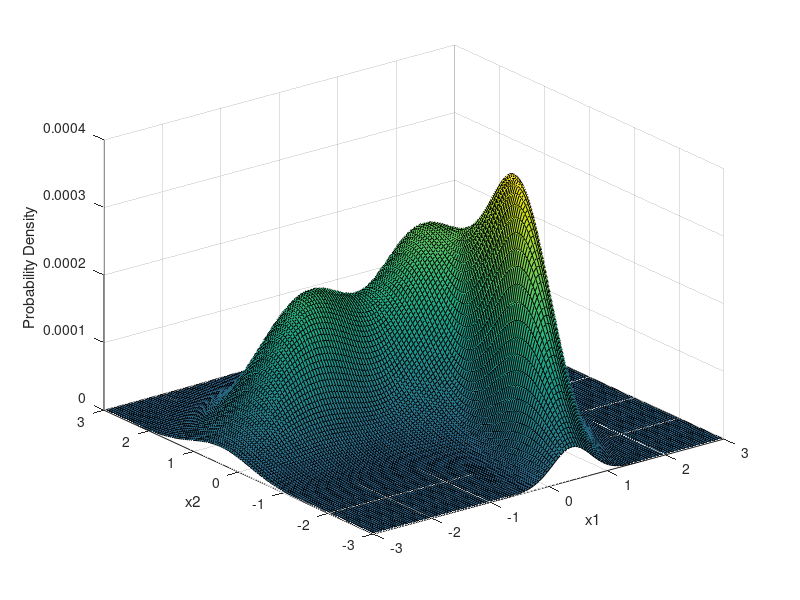

MATLAB code for this plot: (Note: this script raises an error after producing the figure.)
res = 128;

mu = [-1 1];
sigma = [1 0.3; 0.3 0.5];

x1 = linspace(-3,3,res);
x2 = linspace(-3,3,res);
[X1,X2] = meshgrid(x1,x2);
X = [X1(:) X2(:)];

y1 = mvnpdf(X,mu,sigma);
y1 = reshape(y1,length(x2),length(x1));

mu = [1 -1];
sigma = [0.2 0.3; 0.3 1];

x1 = linspace(-3,3,res);
x2 = linspace(-3,3,res);
[X1,X2] = meshgrid(x1,x2);
X = [X1(:) X2(:)];

y2 = mvnpdf(X,mu,sigma);
y2 = reshape(y2,length(x2),length(x1));

mu = [1 1];
sigma = [0.5 0.3; 0.3 0.8];

x1 = linspace(-3,3,res);
x2 = linspace(-3,3,res);
[X1,X2] = meshgrid(x1,x2);
X = [X1(:) X2(:)];

y3 = mvnpdf(X,mu,sigma);
y3 = reshape(y3,length(x2),length(x1));


y = (y1+y2+y3);
y = y./sum(y(:));

surf(x1,x2,y)
caxis([min(y(:))-0.5*range(y(:)),max(y(:))])
xlabel('x1')
ylabel('x2')
zlabel('Probability Density')

exrwritechannels('hm1.exr','zip','single','Y',y);
